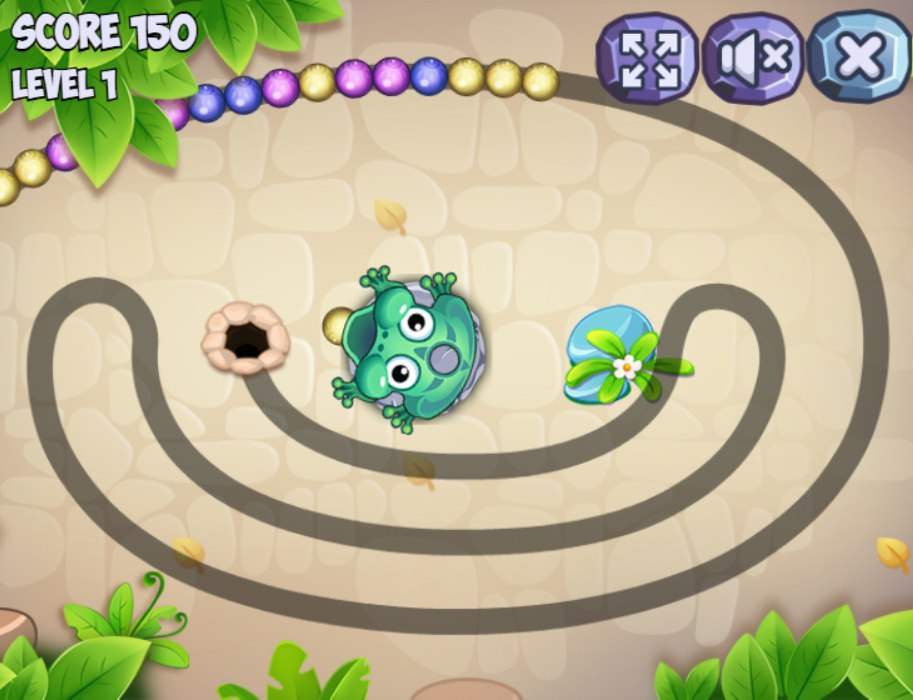
#> input picture frog_detection/image.png, 913 x 700 px
$ python -i FrogTemplateDetector.py   (imports and definitions only)
#> lines starting #> are read from the running program, lines starting #| are printed output that depends on the picture; after the words box and inside, x2 and y2 are one past the last pixel; in counts of white or black regions, pixels touching at a corner belong together
#> further down, picture is the input picture: shape (700, 913, 3); mean B, G, R 146.2, 179.8, 183.9
import cv2
import numpy as np


class FrogTemplateDetector:

    def __init__(self):
        # القيم الافتراضية للقرص الأزرق (عدلها بناء على نتيجة الـ Tuner)
        # هذا النطاق يغطي اللون السماوي/الأزرق للقاعدة

        self.lower_blue = np.array([88, 119, 86])
        self.upper_blue = np.array([99, 255, 255])

        self.kernel = np.ones((5, 5), np.uint8)

    def detect(self, frame):
        """
        يعيد (x, y, w, h) للمربع المحيط بالقاعدة الزرقاء.
        """
        # تحويل إلى HSV
        hsv = cv2.cvtColor(frame, cv2.COLOR_BGR2HSV)
#> hsv: shape (700, 913, 3); mean H, S, V 30.7, 74.3, 195.2

        # عزل اللون الأزرق
        mask = cv2.inRange(hsv, self.lower_blue, self.upper_blue)
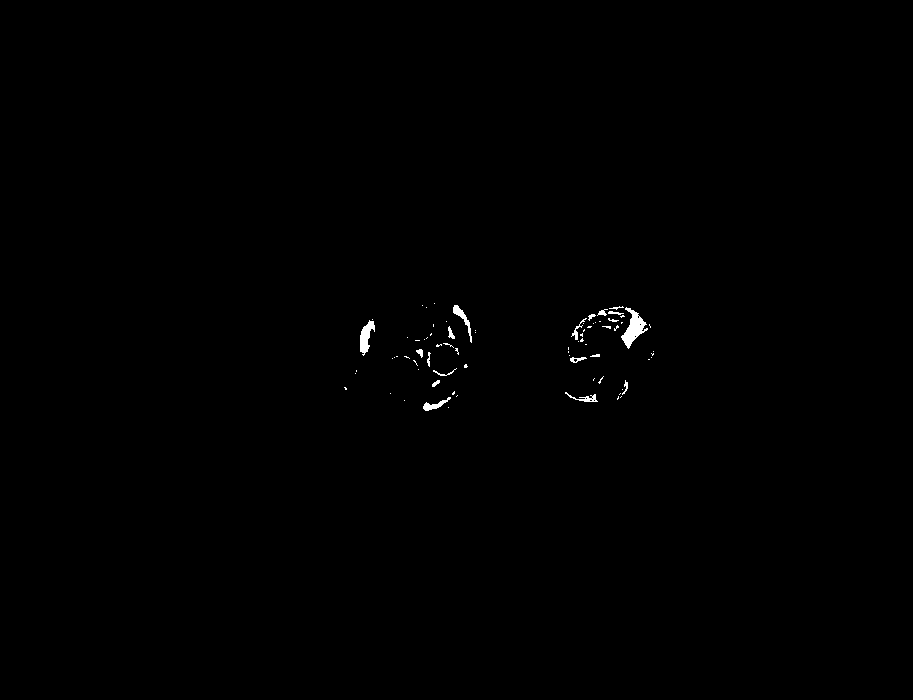
#> mask: shape (700, 913); 0.3% white; 78 white regions (59 under 20 px), largest, box (x1, y1, x2, y2) and area: (621, 307, 648, 349) 474, (360, 320, 375, 356) 285, (453, 305, 472, 343) 174

        # تنظيف الماسك
        mask = cv2.morphologyEx(mask, cv2.MORPH_OPEN, self.kernel)
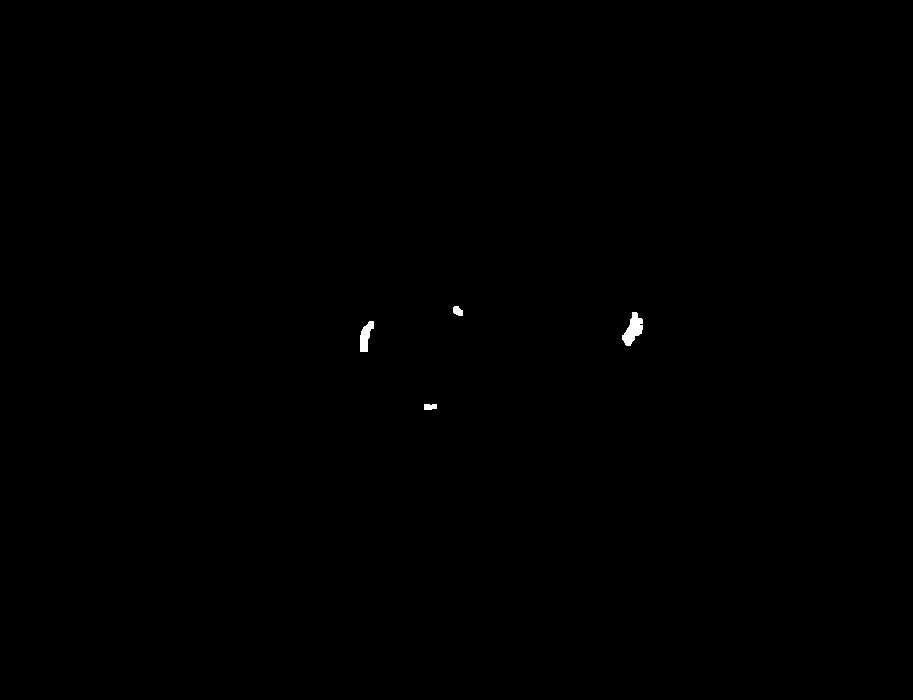
#> mask: shape (700, 913); 0.13% white; 4 white regions, box (x1, y1, x2, y2) and area: (622, 312, 643, 346) 394, (360, 321, 374, 352) 261, (453, 306, 463, 316) 77, (424, 404, 437, 410) 71
        mask = cv2.morphologyEx(mask, cv2.MORPH_CLOSE, self.kernel)
#> mask: shape (700, 913); 0.13% white; 4 white regions

        # إيجاد الكونتورات
        contours, _ = cv2.findContours(mask, cv2.RETR_EXTERNAL, cv2.CHAIN_APPROX_SIMPLE)
#> contours = 4 contours; box (x1, y1, x2, y2) and area: (622, 312, 643, 346) 355, (360, 321, 374, 352) 223, (453, 306, 463, 316) 62, (424, 404, 437, 410) 56

        if not contours:
            return None

        # نأخذ أكبر جسم أزرق في الشاشة (يفترض أنه قاعدة القرد)
        largest_cnt = max(contours, key=cv2.contourArea)
#> largest_cnt = contour of 38 points, box (x1, y1, x2, y2) (622, 312, 643, 346), area 355
        area = cv2.contourArea(largest_cnt)
#> area = 355

        # شرط أمان للحجم (حتى لا نلتقط كرة زرقاء صغيرة بالخطأ)
        if area < 1000:  # رقم تقريبي، يمكن تعديله
            return None

        # استخراج المربع المحيط
        x, y, w, h = cv2.boundingRect(largest_cnt)

        # توسيع المربع قليلاً (اختياري)
        # لأن القاعدة أصغر قليلاً من رأس القرد ويديه
        # سنضيف هامش بسيط ليغطي القرد كاملاً
        padding = int(w * 0.05)  # 20% زيادة

        # حساب الإحداثيات الجديدة مع التأكد من حدود الصورة
        h_img, w_img = frame.shape[:2]
        new_x = max(0, x - padding)
        new_y = max(0, y - padding)
        new_w = min(w_img - new_x, w + padding * 2)
        new_h = min(h_img - new_y, h + padding * 2)

        # إرجاع القيمة بنفس الصيغة التي يحبها الكود الأساسي
        # نعيد ((box), score) لكي يتقبلها الكود الذي كتبناه سابقاً
        # الـ Score هنا 1.0 لأننا واثقون من اللون
        return (new_x, new_y, new_w, new_h), 1.0

>>> import cv2
>>> picture = cv2.imread('image.png')
>>> result = FrogTemplateDetector().detect(picture)
#> result = None
